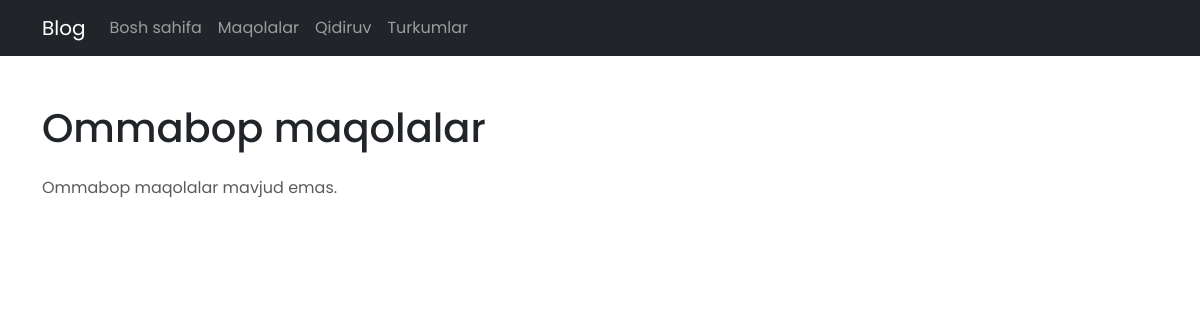
The app's page /, older data.
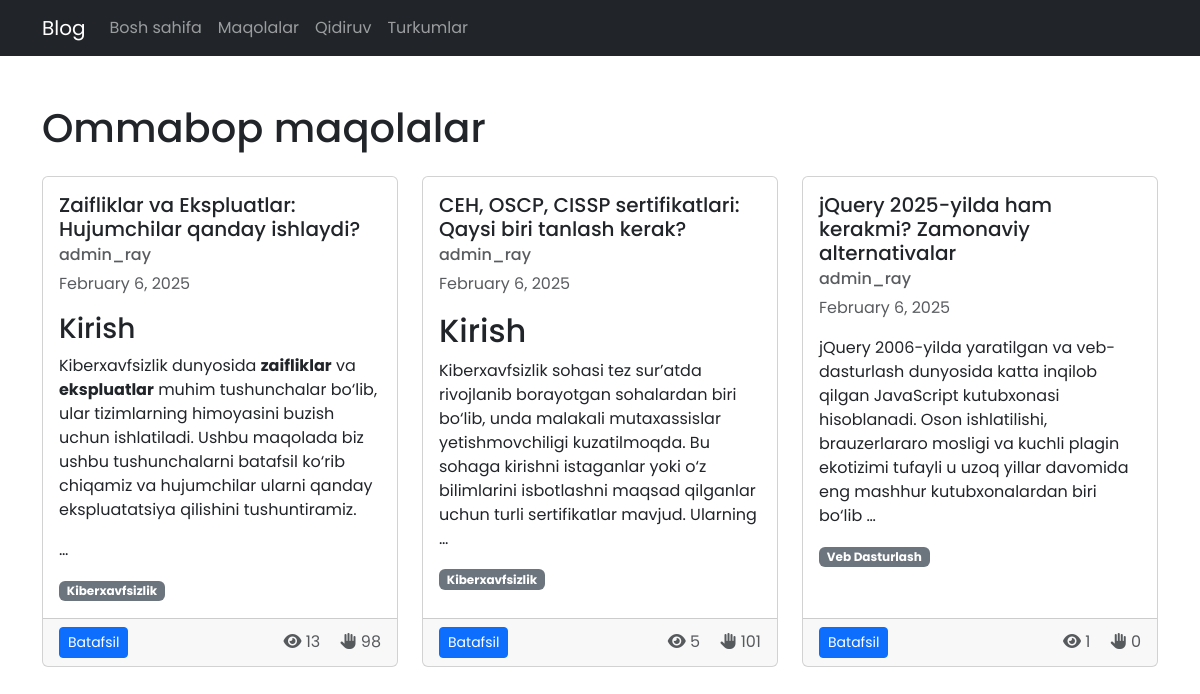
The same page, newer data.
### main/models.py (models this page shows, shortened)
class Post(models.Model):
	title = models.CharField(max_length=255)  # title
	content = models.TextField()  # content
	author = models.ForeignKey(User, on_delete=models.CASCADE, related_name='posts')  # author
	category = models.ForeignKey(Category, on_delete=models.SET_NULL, null=True, related_name='posts')  # category
	tags = models.ManyToManyField(Tag, related_name='posts', blank=True)  # tags
	sources = models.TextField(blank=True, null=True)  # sources
	created_at = models.DateTimeField(auto_now_add=True)  # created date
	updated_at = models.DateTimeField(auto_now=True)  # updated date
	is_published = models.BooleanField(default=True)  # is publish
	claps = models.PositiveIntegerField(default=0)  # claps
	views = models.PositiveIntegerField(default=0)  # view
	class Meta:
		verbose_name = 'Post'
		verbose_name_plural = 'Posts'
		ordering = ['-created_at']
	@classmethod
	def get_trending_posts(cls, limit=10):
		return cls.objects.annotate(
			total_interactions=F('views') + F('claps')
		).order_by('-total_interactions', '-created_at')[:limit]
	def get_markdown_content(self):
		raw_html = markdown.markdown(self.content, extensions=['extra'])
		allowed_tags = ['p', 'a', 'b', 'i', 'strong', 'em', 'ul', 'ol', 'li', 'code',
			'img', 'h1', 'h2', 'h3', 'h4', 'h5', 'h6', 'hr', 'br', 'pre']
		allowed_attributes = {
			'a': ['href', 'title'],
			'img': ['src', 'alt', 'width', 'height']
		}
		return bleach.clean(raw_html, tags=allowed_tags, attributes=allowed_attributes)

class Category(models.Model):
	class Meta:
		verbose_name = 'Category'
		verbose_name_plural = 'Categories'
		ordering = ['name']
	name = models.CharField(max_length=150, unique=True)  # name
	slug = models.SlugField(max_length=150, blank=True, unique=True)  # category

### main/views.py (the view)
# urls.py: path('', views.home, name='home'),
def home(request):
	posts = Post.get_trending_posts()
	return render(request, 'home.html', {'posts': posts})

### templates/home.html (shortened to what this page needs)
{% extends 'base.html' %}
{% block content %}
<h1 class="mb-4">Ommabop maqolalar</h1>
<div class="row">
    {% for post in posts %}
    <div class="col-md-6 col-lg-4 mb-4">
        <div class="card h-100">
            <div class="card-body">
                <h5 class="card-title">{{ post.title }}</h5>
                <h6 class="card-subtitle mb-2 text-body-secondary">{{ post.author.username }}</h6>
                <p class="card-text text-muted">{{ post.created_at|date:"F j, Y" }}</p>
                <p class="card-text">{{ post.get_markdown_content|safe|truncatewords:30 }}</p>
                <div class="mt-1">
                    <a class="badge bg-secondary text-decoration-none" href="{% url 'category' post.category.slug %}">
                        {{ post.category.name }}
                    </a>
                </div>
            </div>
            <div class="card-footer d-flex justify-content-between align-items-center">
                <a href="#" class="btn btn-sm btn-primary">Batafsil</a>
                <div class="">
                    <span class="text-muted me-3">
                        <i class="fas fa-eye"></i> {{ post.views }}
                    </span>
                    <span class="text-muted">
                        <i class="fas fa-hand-paper"></i> {{ post.claps }}
                    </span>
                </div>
            </div>
        </div>
    </div>
    {% empty %}
    <div class="col-12">
        <p class="text-muted">Ommabop maqolalar mavjud emas.</p>
    </div>
    {% endfor %}
</div>
{% endblock %}

### templates/base.html (shortened to what this page needs)
<!DOCTYPE html>
<html lang="en">
{% load static %}
<head>
    <link href="https://cdnjs.cloudflare.com/ajax/libs/font-awesome/6.0.0-beta3/css/all.min.css" rel="stylesheet">
    <link rel="stylesheet" href="https://cdn.jsdelivr.net/npm/bootstrap@5.3.3/dist/css/bootstrap.min.css">
</head>
<body>
    {% include 'navbar.html' %}
    <section class="container my-5">
        {% block content %}
        {% endblock %}
    </section>
</body>
</html>

### templates/navbar.html (shortened to what this page needs)
<nav class="navbar navbar-expand-lg bg-dark navbar-dark">
    <div class="container">
        <a class="navbar-brand" href="{% url 'home' %}">Blog</a>
        <div class="collapse navbar-collapse" id="menu-toggler">
            <div class="navbar-nav">
                <a class="nav-link" href="{% url 'home' %}">Bosh sahifa</a>
                <a class="nav-link" href="{% url 'posts' %}">Maqolalar</a>
                <a class="nav-link" href="{% url 'search' %}">Qidiruv</a>
                <a class="nav-link" href="{% url 'categories' %}">Turkumlar</a>
            </div>
        </div>
    </div>
</nav>

### templates/base.html (style rules this page uses)
* { font-family: "Poppins", sans-serif; }

Row changes from the older to the newer data that the page shows:
added Post: title "Zaifliklar va Ekspluatlar: Hujumchilar qanday ishlaydi?", author.username "admin_ray", created_at "February 6, 2025", get_markdown_content "Kirish Kiberxavfsizlik dunyosida zaifliklar va ekspluatlar muhim tushunchalar bo‘lib, ular tizimlarning himoyasini buzish uchun ishlatiladi. Ushbu maqolada biz ushbu tushunchalarni batafsil ko‘rib chiqamiz va hujumchilar ularni qanday ekspluatatsiya qilishini tushuntiramiz. …", category.name "Kiberxavfsizlik", views "13", claps "98"
added Post: title "CEH, OSCP, CISSP sertifikatlari: Qaysi biri tanlash kerak?", author.username "admin_ray", created_at "February 6, 2025", get_markdown_content "Kirish Kiberxavfsizlik sohasi tez sur’atda rivojlanib borayotgan sohalardan biri bo‘lib, unda malakali mutaxassislar yetishmovchiligi kuzatilmoqda. Bu sohaga kirishni istaganlar yoki o‘z bilimlarini isbotlashni maqsad qilganlar uchun turli sertifikatlar mavjud. Ularning …", category.name "Kiberxavfsizlik", views "5", claps "101"
added Post: title "jQuery 2025-yilda ham kerakmi? Zamonaviy alternativalar", author.username "admin_ray", created_at "February 6, 2025", get_markdown_content "jQuery 2006-yilda yaratilgan va veb-dasturlash dunyosida katta inqilob qilgan JavaScript kutubxonasi hisoblanadi. Oson ishlatilishi, brauzerlararo mosligi va kuchli plagin ekotizimi tufayli u uzoq yillar davomida eng mashhur kutubxonalardan biri bo‘lib …", category.name "Veb Dasturlash", views "1", claps "0"
Text that changed along with them:
text no longer shown: "Ommabop maqolalar mavjud emas."
